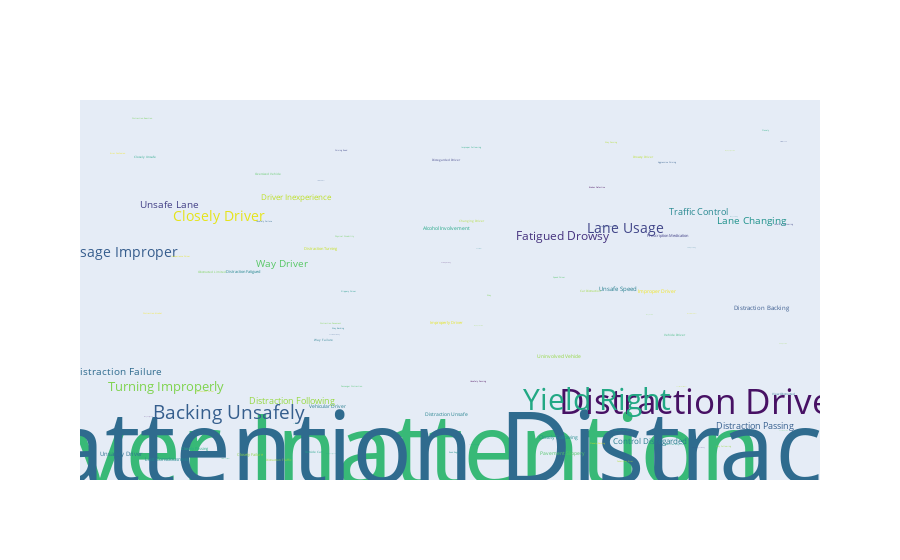

Notebook code for this chart:
### Code cell
iplot(plotly_wordcloud(crash_causes_string[0]))

### Figure 1 — Plotly figure (JSON) as saved in the notebook; plotly's stock layout.template omitted (floating-point values rounded to 4 significant figures)
{"data": [{"hoverinfo": "text", "hovertext": ["Driver Inattention1.0", "Inattention Distraction1.0", "Distraction Driver0.3458452157678836", "Yield Right0.29661125812501604", "Backing Unsafely0.19330187521231376", "Lane Usage0.13711972641140485", "Usage Improper0.13711972641140485", "Closely Driver0.1357751914749063", "Turning Improperly0.125487072767601", "Fatigued Drowsy0.12033159485822435", "Unsafe Lane0.1035748643332848", "Lane Changing0.1035748643332848", "Way Driver0.09704345045916868", "Distraction Failure0.0968122247057581", "Distraction Following0.08974413871261494", "Traffic Control0.08596174212904681", "Distraction Passing0.08501971128181852", "Control Disregarded0.08404627940634929", "Driver Inexperience0.07664990993614172", "Unsafely Driver0.06265076061854316", "Distraction Backing0.06206555963768923", "Unsafe Speed0.05967622685244657", "Uninvolved Vehicle0.05303348206002164", "Distraction Unsafe0.05302777278215965", "Alcohol Involvement0.05154336053804234", "Lost Consciousness0.05107805439229019", "Vehicular Driver0.05088393894498255", "Pavement Slippery0.04961933389855184", "Improper Driver0.04710439700034541", "Closely Following0.04704444958279452", "Closely Passing0.04411273540066285", "Improperly Driver0.04024184501023388", "Distraction Turning0.039354052302694495", "Prescription Medication0.03871746782108265", "Closely Failure0.0367106566525933", "Distraction Fatigued0.036253914423634126", "Drowsy Driver0.03484657743065368", "Changing Driver0.034780920735240806", "View Obstructed0.03260568586982276", "Obstructed Limited0.03260568586982276", "Oversized Vehicle0.03172360244014536", "Outside Car0.03134393546232305", "Car Distraction0.03134393546232305", "Vehicle Driver0.029128735651871074", "Way Failure0.027675724435994715", "Closely Unsafe0.0274073883764812", "Distraction Traffic0.02740167909861921", "Disregarded Driver0.02733602240320633", "Inexperience Driver0.024752574170656023", "Way Following0.024738300976001052", "Closely Backing0.02342802170667443", "Way Passing0.023265307287607728", "Physical Disability0.023102592868541022", "Aggressive Driving0.02169525587556058", "Driving Road0.02169525587556058", "Road Rage0.02169525587556058", "Pedestrian Bicyclist0.02123280436873942", "Pedestrian Error0.02123280436873942", "Error Confusion0.02123280436873942", "Speed Driver0.0206932776107814", "Passenger Distraction0.019931089016205786", "Unsafely Failure0.01752748303630815", "Way Backing0.017210618114967727", "Closely0.016933718138661232", "Involvement Driver0.016928008860799242", "Distraction Reaction0.016882334637903326", "Distraction Pavement0.016756730524939555", "Brakes Defective0.016502667660081016", "Unsafely Following0.01632853468529033", "Distraction Alcohol0.016028797597535876", "Distraction Lost0.01571193267619545", "Improper Following0.015632002786127596", "Unsafely Passing0.015626293508265606", "Slippery Driver0.015412195588440996", "Way0.015218080141133348", "Improper Passing0.015089621389238582", "Consciousness Driver0.014721372967140251", "Drowsy Fatigued0.014698535855692293", "Vehicular Failure0.014641443077072396", "Way Unsafe0.014261776099250086", "Fell Asleep0.013011444247474357", "Closely Turning0.012594666963549115", "Improper Failure0.012420533988758432", "Changing Following0.012403406155172462", "Distraction Prescription0.01183818764683549", "Improperly Failure0.011729711367457688", "Drowsy Failure0.011638362921665852", "Unsafely Backing0.01131007944460145", "Changing Passing0.01124442274918857", "Way Turning0.01123300419346459", "Way Fatigued0.0112272949156026", "Medication Driver0.010936121744641128", "Limited Driver0.010876174327090237", "Vehicular0.01055074548895683", "Vehicular Following0.010445123848510022", "Distraction View0.010419432098131069"], "mode": "text", "text": ["Driver Inattention", "Inattention Distraction", "Distraction Driver", "Yield Right", "Backing Unsafely", "Lane Usage", "Usage Improper", "Closely Driver", "Turning Improperly", "Fatigued Drowsy", "Unsafe Lane", "Lane Changing", "Way Driver", "Distraction Failure", "Distraction Following", "Traffic Control", "Distraction Passing", "Control Disregarded", "Driver Inexperience", "Unsafely Driver", "Distraction Backing", "Unsafe Speed", "Uninvolved Vehicle", "Distraction Unsafe", "Alcohol Involvement", "Lost Consciousness", "Vehicular Driver", "Pavement Slippery", "Improper Driver", "Closely Following", "Closely Passing", "Improperly Driver", "Distraction Turning", "Prescription Medication", "Closely Failure", "Distraction Fatigued", "Drowsy Driver", "Changing Driver", "View Obstructed", "Obstructed Limited", "Oversized Vehicle", "Outside Car", "Car Distraction", "Vehicle Driver", "Way Failure", "Closely Unsafe", "Distraction Traffic", "Disregarded Driver", "Inexperience Driver", "Way Following", "Closely Backing", "Way Passing", "Physical Disability", "Aggressive Driving", "Driving Road", "Road Rage", "Pedestrian Bicyclist", "Pedestrian Error", "Error Confusion", "Speed Driver", "Passenger Distraction", "Unsafely Failure", "Way Backing", "Closely", "Involvement Driver", "Distraction Reaction", "Distraction Pavement", "Brakes Defective", "Unsafely Following", "Distraction Alcohol", "Distraction Lost", "Improper Following", "Unsafely Passing", "Slippery Driver", "Way", "Improper Passing", "Consciousness Driver", "Drowsy Fatigued", "Vehicular Failure", "Way Unsafe", "Fell Asleep", "Closely Turning", "Improper Failure", "Changing Following", "Distraction Prescription", "Improperly Failure", "Drowsy Failure", "Unsafely Backing", "Changing Passing", "Way Turning", "Way Fatigued", "Medication Driver", "Limited Driver", "Vehicular", "Vehicular Following", "Distraction View"], "textfont": {"color": ["rgb(56, 185, 119)", "rgb(47, 107, 142)", "rgb(71, 17, 100)", "rgb(34, 168, 132)", "rgb(53, 94, 141)", "rgb(64, 69, 136)", "rgb(54, 93, 141)", "rgb(229, 228, 25)", "rgb(127, 211, 78)", "rgb(70, 51, 127)", "rgb(66, 63, 133)", "rgb(32, 146, 140)", "rgb(88, 199, 101)", "rgb(47, 107, 142)", "rgb(149, 216, 64)", "rgb(36, 134, 142)", "rgb(53, 94, 141)", "rgb(40, 124, 142)", "rgb(189, 223, 38)", "rgb(45, 113, 142)", "rgb(56, 89, 140)", "rgb(39, 126, 142)", "rgb(147, 215, 65)", "rgb(38, 130, 142)", "rgb(33, 166, 133)", "rgb(36, 135, 142)", "rgb(40, 125, 142)", "rgb(82, 197, 105)", "rgb(241, 229, 29)", "rgb(34, 141, 141)", "rgb(38, 173, 129)", "rgb(229, 228, 25)", "rgb(197, 224, 33)", "rgb(66, 64, 134)", "rgb(142, 214, 69)", "rgb(36, 134, 142)", "rgb(184, 222, 41)", "rgb(176, 221, 47)", "rgb(44, 113, 142)", "rgb(119, 209, 83)", "rgb(92, 200, 99)", "rgb(31, 162, 135)", "rgb(157, 217, 59)", "rgb(55, 184, 120)", "rgb(39, 126, 142)", "rgb(33, 166, 133)", "rgb(160, 218, 57)", "rgb(65, 68, 135)", "rgb(229, 228, 25)", "rgb(152, 216, 62)", "rgb(236, 229, 27)", "rgb(178, 221, 45)", "rgb(108, 205, 90)", "rgb(53, 95, 141)", "rgb(63, 72, 137)", "rgb(33, 144, 141)", "rgb(30, 156, 137)", "rgb(176, 221, 47)", "rgb(241, 229, 29)", "rgb(84, 197, 104)", "rgb(76, 194, 108)", "rgb(49, 104, 142)", "rgb(38, 130, 142)", "rgb(38, 173, 129)", "rgb(197, 224, 33)", "rgb(115, 208, 86)", "rgb(127, 211, 78)", "rgb(70, 10, 93)", "rgb(63, 71, 136)", "rgb(244, 230, 30)", "rgb(32, 146, 140)", "rgb(37, 171, 130)", "rgb(69, 4, 87)", "rgb(31, 153, 138)", "rgb(122, 209, 81)", "rgb(57, 85, 140)", "rgb(186, 222, 40)", "rgb(31, 160, 136)", "rgb(92, 200, 99)", "rgb(132, 212, 75)", "rgb(34, 167, 133)", "rgb(42, 118, 142)", "rgb(149, 216, 64)", "rgb(66, 64, 134)", "rgb(41, 175, 127)", "rgb(170, 220, 50)", "rgb(149, 216, 64)", "rgb(72, 23, 105)", "rgb(31, 152, 139)", "rgb(37, 132, 142)", "rgb(72, 33, 115)", "rgb(218, 227, 25)", "rgb(54, 93, 141)", "rgb(35, 137, 142)", "rgb(55, 91, 141)", "rgb(60, 80, 139)"], "size": [100, 100, 34.58, 29.66, 19.33, 13.71, 13.71, 13.58, 12.55, 12.03, 10.36, 10.36, 9.704, 9.681, 8.974, 8.596, 8.502, 8.405, 7.665, 6.265, 6.207, 5.968, 5.303, 5.303, 5.154, 5.108, 5.088, 4.962, 4.71, 4.704, 4.411, 4.024, 3.935, 3.872, 3.671, 3.625, 3.485, 3.478, 3.261, 3.261, 3.172, 3.134, 3.134, 2.913, 2.768, 2.741, 2.74, 2.734, 2.475, 2.474, 2.343, 2.327, 2.31, 2.17, 2.17, 2.17, 2.123, 2.123, 2.123, 2.069, 1.993, 1.753, 1.721, 1.693, 1.693, 1.688, 1.676, 1.65, 1.633, 1.603, 1.571, 1.563, 1.563, 1.541, 1.522, 1.509, 1.472, 1.47, 1.464, 1.426, 1.301, 1.259, 1.242, 1.24, 1.184, 1.173, 1.164, 1.131, 1.124, 1.123, 1.123, 1.094, 1.088, 1.055, 1.045, 1.042]}, "type": "scatter", "x": [68, 106, 169, 139, 34, 147, 4, 31, 16, 129, 17, 183, 49, 2, 52, 168, 184, 154, 53, 3, 186, 145, 128, 96, 96, 16, 62, 129, 156, 128, 24, 96, 60, 159, 40, 38, 152, 103, 192, 29, 45, 58, 137, 161, 61, 10, 48, 96, 20, 175, 139, 143, 67, 159, 66, 98, 161, 147, 2, 128, 69, 44, 65, 187, 27, 9, 63, 139, 192, 12, 146, 103, 105, 68, 108, 142, 163, 63, 192, 154, 53, 166, 105, 168, 33, 177, 192, 96, 104, 178, 11, 166, 60, 105, 64, 192], "y": [2, 4, 65, 68, 54, 265, 238, 278, 84, 256, 293, 274, 225, 102, 69, 284, 40, 23, 301, 8, 175, 196, 120, 54, 266, 3, 63, 9, 194, 27, 15, 158, 243, 257, 8, 216, 347, 275, 77, 216, 328, 11, 195, 144, 139, 347, 2, 344, 234, 18, 21, 364, 257, 341, 355, 11, 20, 1, 352, 210, 86, 274, 152, 378, 80, 391, 158, 313, 271, 169, 36, 358, 92, 194, 190, 268, 86, 9, 36, 168, 44, 244, 155, 16, 4, 355, 135, 227, 19, 280, 51, 169, 321, 243, 145, 365]}], "layout": {"xaxis": {"showgrid": false, "showticklabels": false, "zeroline": false}, "yaxis": {"showgrid": false, "showticklabels": false, "zeroline": false}}}
